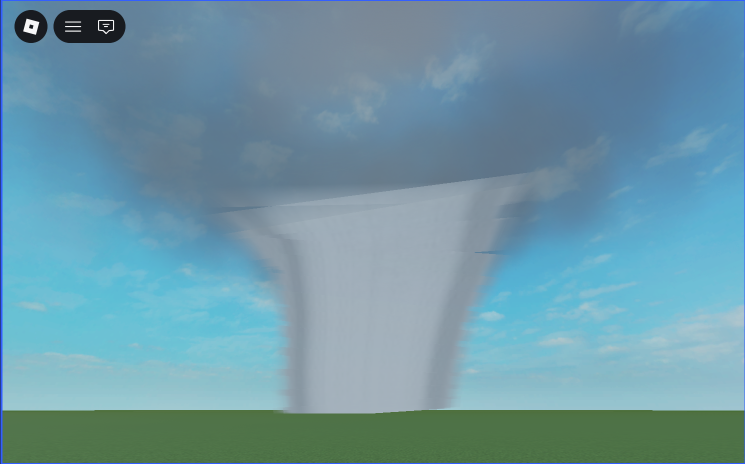
#> input picture tools/lookmetrics/captures/ref1_beams_2026-10-22.png, 1490 x 928 px (shown at 1/2 size)
$ python -i shot_compare.py   (imports and definitions only)
#> lines starting #> are read from the running program, lines starting #| are printed output that depends on the picture
#> further down, picture is the input picture: PIL image 1490x928 RGBA; mean R, G, B, A 108.6, 150.9, 165.8, 255
"""Put a Studio capture next to its reference photo (docs/stormlab/SHOTS.md).

    python tools/shot_compare.py <reference.jpg> <capture.png> <out.png> [--crop x,y,w,h]

Both are scaled to the same height, side by side, with a luminance line under each:
mean, p5 / p50 / p95 (0-255), and the share of the top third that is blue sky
(blue clearly above red), the quickest number for "does the storm own the sky".
--crop cuts the capture first (e.g. the game viewport out of a Studio window).
--horizon REF,LAB (fractions of the height, e.g. 0.85,0.58) also prints the same numbers for
the sky part above each image's horizon only: a panorama with a low horizon and a game shot
with half the frame ground differ in mean brightness through framing alone (2026-11-01).
"""
import sys
from PIL import Image, ImageDraw, ImageStat


def stats(im):
    g = im.convert("L")
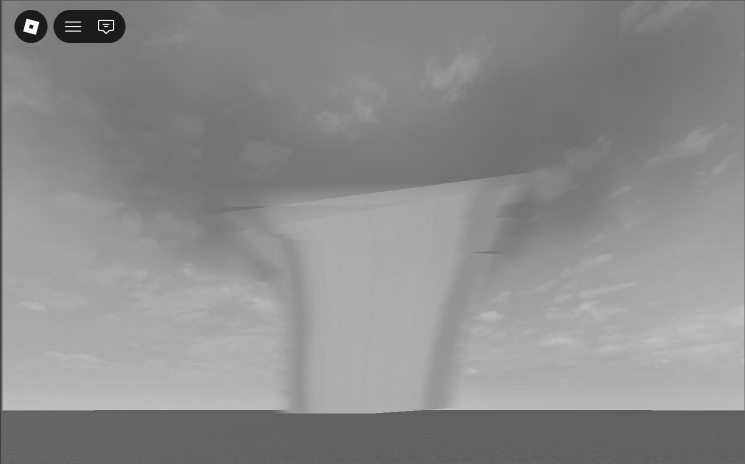
#> g: PIL image 1490x928 L (shown at 1/2 size); min 26, max 247, mean 140
    h = sorted(g.tobytes())
#> h = 1382720 items
    n = len(h)
#> n = 1382720
    p = lambda q: h[min(n - 1, int(q * n))]
    top = im.convert("RGB").crop((0, 0, im.width, im.height // 3))
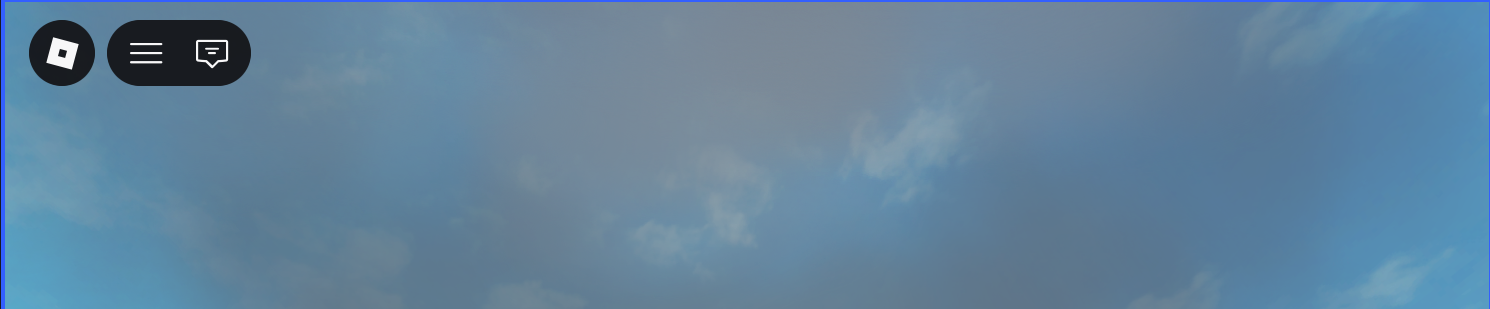
#> top: PIL image 1490x309 RGB; mean R, G, B 97.8, 130.8, 156.7
    b = top.tobytes()
    px = [(b[i], b[i + 1], b[i + 2]) for i in range(0, len(b), 3)]
#> px = 460410 items
    blue = sum(1 for r, gg, b in px if b > r + 25 and b > 90) / max(1, len(px))
#> blue = 0.973
    return "mean %.0f  p5 %d  p50 %d  p95 %d  blue sky (top third) %.0f%%" % (
        ImageStat.Stat(g).mean[0], p(0.05), p(0.5), p(0.95), 100 * blue)


def main():
    args = sys.argv[1:]
    crop = None
    if "--crop" in args:
        i = args.index("--crop")
        crop = tuple(int(v) for v in args[i + 1].split(","))
        del args[i:i + 2]
    horizon = None
    if "--horizon" in args:
        i = args.index("--horizon")
        horizon = tuple(float(v) for v in args[i + 1].split(","))
        del args[i:i + 2]
    ref_path, cap_path, out_path = args
    ref = Image.open(ref_path).convert("RGB")
    cap = Image.open(cap_path).convert("RGB")
    if crop:
        x, y, w, h = crop
        cap = cap.crop((x, y, x + w, y + h))
    H = 540
    ref = ref.resize((round(ref.width * H / ref.height), H))
    cap = cap.resize((round(cap.width * H / cap.height), H))
    out = Image.new("RGB", (ref.width + cap.width + 10, H + 40), "black")
    out.paste(ref, (0, 0))
    out.paste(cap, (ref.width + 10, 0))
    d = ImageDraw.Draw(out)
    d.text((4, H + 4), "REFERENCE  " + stats(ref), fill="white")
    d.text((ref.width + 14, H + 4), "LAB  " + stats(cap), fill="white")
    out.save(out_path)
    print("reference:", stats(ref))
    print("lab:      ", stats(cap))
    if horizon:
        hr, hl = horizon
        print("reference above horizon:", stats(ref.crop((0, 0, ref.width, round(hr * ref.height)))))
        print("lab above horizon:      ", stats(cap.crop((0, 0, cap.width, round(hl * cap.height)))))


# [2 lines not run here, left out]

>>> from PIL import Image
>>> picture = Image.open('lookmetrics/captures/ref1_beams_2026-10-22.png')
>>> result = stats(picture)

$ run again, on tools/lookmetrics/captures/ref1_puffs_2026-10-22.png
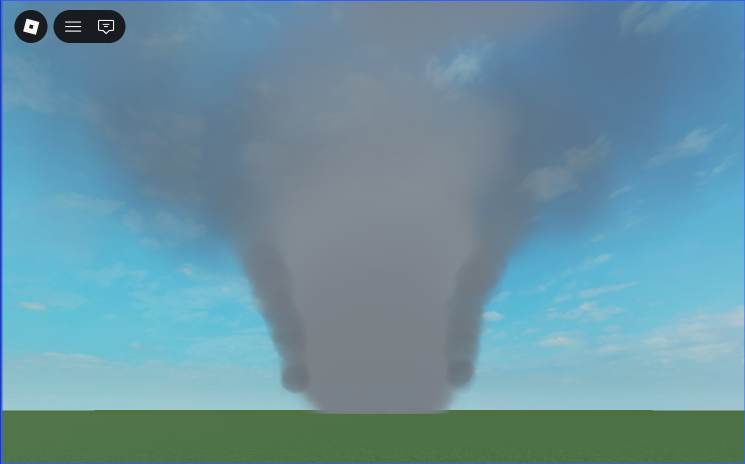
#> input picture tools/lookmetrics/captures/ref1_puffs_2026-10-22.png, 1490 x 928 px (shown at 1/2 size)
#> picture is the input picture: PIL image 1490x928 RGBA; mean R, G, B, A 105.4, 146, 160, 255
#> in stats, `g = im.convert("L")`:
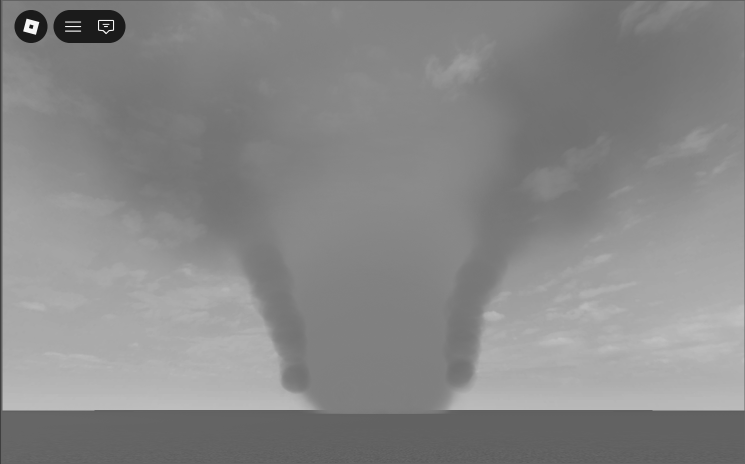
#> g: PIL image 1490x928 L (shown at 1/2 size); min 26, max 247, mean 135.4
#> h = 1382720 items
#> n = 1382720
#> in stats, `top = im.convert("RGB").crop((0, 0, im.width, im.height // 3))`:
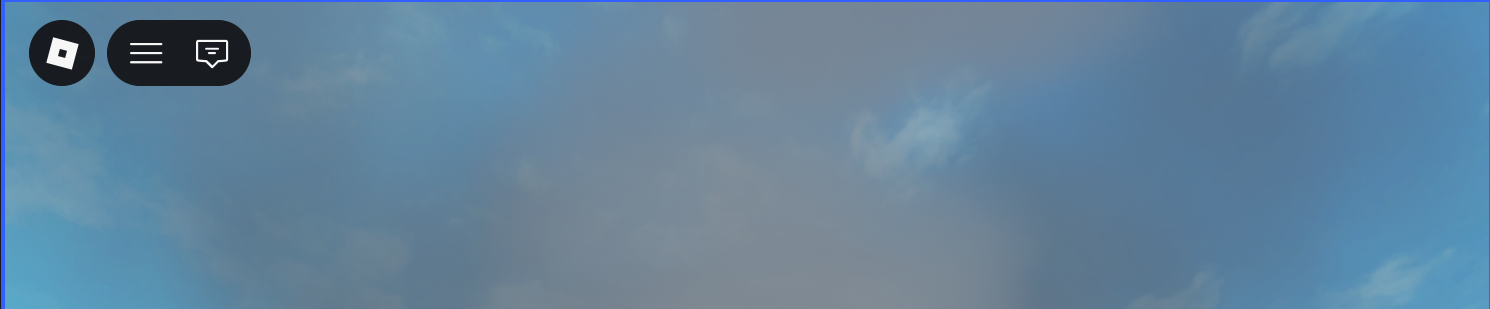
#> top: PIL image 1490x309 RGB; mean R, G, B 98.4, 130.9, 156.6
#> px = 460410 items
#> blue = 0.932
